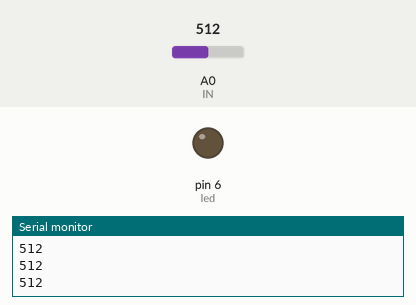
This sketch was run on a simulated Arduino Uno, built with avr-gcc and run on an emulated ATmega328P. Parts: output pins drawn as LEDs (lit = HIGH), the last lines printed to the serial monitor. The test bench sets the inputs (shaded band); at power-on: A0 (IN) = 512.

Above: at 1.2 s.
1.3 s: A0 (IN) set to 31
2.8 s: A0 (IN) set to 26
At 4.0 s:
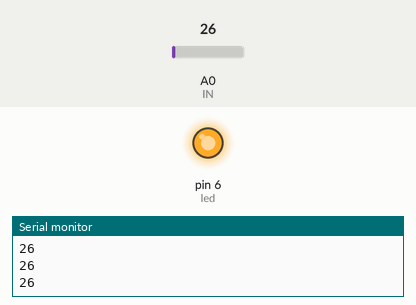
4.3 s: A0 (IN) set to 122
At 5.5 s:
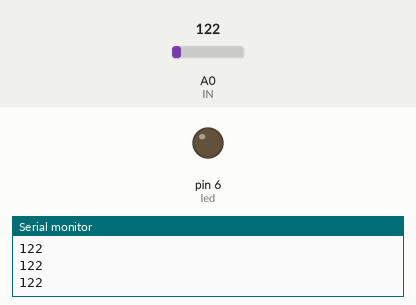
5.8 s: A0 (IN) set to 19
At 6.8 s:
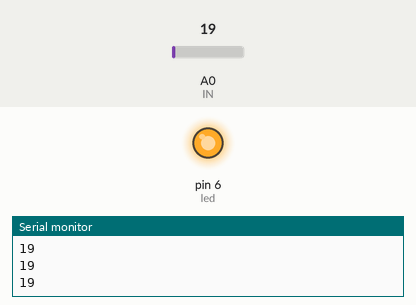
Timing chart, 0 to 8.3 s (numbered marks = the images above; inputs shaded):
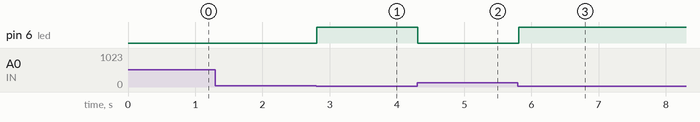

Measured:
- the behaviour switches between 29 and 28 on A0 (IN) (found by bisection; images 0 and 1)
- after the input at 2.8 s, pin 6 (led): LOW → HIGH at once
- after the input at 4.3 s, pin 6 (led): HIGH → LOW at once
- after the input at 5.8 s, pin 6 (led): LOW → HIGH at once

The sketch:

camBienHongNgoai.ino
```cpp
int led = 6;
int IN = A0;

void setup() {
pinMode(led,OUTPUT);

//pinMode(IN,INPUT);
digitalWrite(led,LOW);
Serial.begin (9600);
}

void loop() {
int  sensorValue = analogRead (IN);
if(sensorValue<29){
  digitalWrite (led, HIGH);
  delay (100);}
  else{
  digitalWrite (led, LOW);
  delay (100);
  }
  Serial.println (sensorValue,DEC);

}
```
